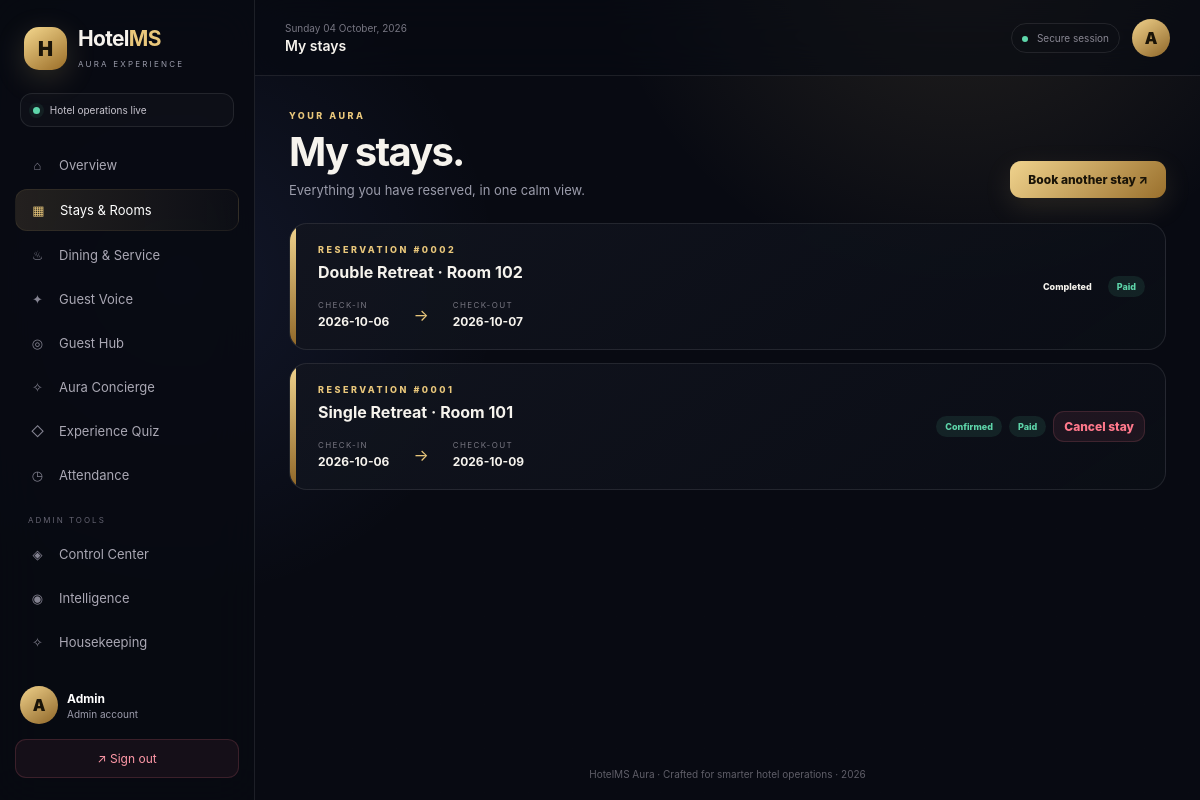
/booking/my-bookings (signed in), run on the app's committed database.
### models.py (models this page shows, shortened)
class User(UserMixin, db.Model):
    id = db.Column(db.Integer, primary_key=True)
    name = db.Column(db.String(120), nullable=False)
    email = db.Column(db.String(120), unique=True, nullable=False)
    password_hash = db.Column(db.String(255), nullable=False)
    role = db.Column(db.String(20), nullable=False, default="guest")
    created_at = db.Column(db.DateTime, default=datetime.utcnow)

class Booking(db.Model):
    id = db.Column(db.Integer, primary_key=True)
    guest_id = db.Column(db.Integer, db.ForeignKey("user.id"), nullable=False)
    room_id = db.Column(db.Integer, db.ForeignKey("room.id"), nullable=False)
    check_in = db.Column(db.Date, nullable=False)
    check_out = db.Column(db.Date, nullable=False)
    payment_status = db.Column(db.String(20), default="pending")  # pending, paid
    status = db.Column(db.String(20), default="confirmed")  # confirmed, cancelled, completed
    created_at = db.Column(db.DateTime, default=datetime.utcnow)
    guest = db.relationship("User", backref="bookings")
    room = db.relationship("Room", backref="bookings")

class Room(db.Model):
    id = db.Column(db.Integer, primary_key=True)
    room_number = db.Column(db.String(10), unique=True, nullable=False)
    room_type = db.Column(db.String(50), nullable=False)  # Single, Double, Suite
    price_per_night = db.Column(db.Float, nullable=False)
    status = db.Column(db.String(20), default="available")  # available, booked, maintenance

### routes/booking_routes.py (the view)
@booking_bp.route("/my-bookings")
@login_required
def my_bookings():
    bookings = Booking.query.filter_by(guest_id=current_user.id).order_by(Booking.created_at.desc()).all()
    return render_template("booking/my_bookings.html", bookings=bookings)

### templates/booking/my_bookings.html (shortened to what this page needs)
{% extends "base.html" %}
{% block pagetitle %}My stays{% endblock %}
{% block content %}
<div class="page-intro"><div><span class="eyebrow">YOUR AURA</span><h1>My stays.</h1><p>Everything you have reserved, in one calm view.</p></div><a href="{{ url_for('booking.rooms') }}" class="btn-primary">Book another stay ↗</a></div>
<div class="booking-list">{% for b in bookings %}<article class="booking-card"><div class="booking-accent"></div><div class="booking-main"><span class="eyebrow">RESERVATION #{{ '%04d'|format(b.id) }}</span><h3>{{ b.room.room_type }} Retreat · Room {{ b.room.room_number }}</h3><div class="stay-dates"><div><small>CHECK-IN</small><b>{{ b.check_in }}</b></div><span>→</span><div><small>CHECK-OUT</small><b>{{ b.check_out }}</b></div></div></div><div class="booking-side"><span class="status status-{{ b.status }}">{{ b.status }}</span><span class="status status-{{ b.payment_status }}">{{ b.payment_status }}</span>{% if b.status == 'confirmed' %}{% if b.payment_status == 'pending' %}<form method="POST" action="{{ url_for('booking.pay_booking', booking_id=b.id) }}"><button class="btn-small" type="submit">Mark paid</button></form>{% endif %}<form method="POST" action="{{ url_for('booking.cancel_booking', booking_id=b.id) }}"><button class="btn-small btn-danger" type="submit">Cancel stay</button></form>{% endif %}</div></article>{% else %}<div class="empty-state"><div>✦</div><h2>No stays yet</h2><p>Your next beautiful stay is one click away.</p><a href="{{ url_for('booking.rooms') }}" class="btn-primary">Explore rooms</a></div>{% endfor %}</div>
{% endblock %}

### templates/base.html (shortened to what this page needs)
<!doctype html>
<html lang="en">
<head>
    <link rel="stylesheet" href="{{ url_for('static', filename='css/style.css') }}">
</head>
<body class="{% if current_user.is_authenticated %}app-shell{% else %}auth-shell{% endif %}">
{% if current_user.is_authenticated %}
<aside class="sidebar" id="sidebar">
    <div class="brand">
        <div class="brandmark">H</div>
        <div><h2>Hotel<span>MS</span></h2><small>AURA EXPERIENCE</small></div>
    </div>
    <div class="welcome-mini"><span class="pulse"></span> Hotel operations live</div>
    <nav class="nav">
        <a href="{{ url_for('auth.dashboard') }}" class="{{ 'active' if request.endpoint == 'auth.dashboard' }}"><i>⌂</i> Overview</a>
        <a href="{{ url_for('booking.rooms') }}" class="{{ 'active' if request.blueprint == 'booking' }}"><i>▦</i> Stays & Rooms</a>
        <a href="{{ url_for('service.menu') }}" class="{{ 'active' if request.blueprint == 'service' }}"><i>♨</i> Dining & Service</a>
        <a href="{{ url_for('review.list_reviews') }}" class="{{ 'active' if request.blueprint == 'review' }}"><i>✦</i> Guest Voice</a>
        <a href="{{ url_for('advanced.guest_hub') }}" class="{{ 'active' if request.endpoint == 'advanced.guest_hub' }}"><i>◎</i> Guest Hub</a>
        <a href="{{ url_for('advanced.concierge') }}" class="{{ 'active' if request.endpoint == 'advanced.concierge' }}"><i>✧</i> Aura Concierge</a>
        <a href="{{ url_for('quiz.quiz_home') }}" class="{{ 'active' if request.blueprint == 'quiz' }}"><i>◇</i> Experience Quiz</a>
        {% if current_user.role in ['teacher', 'admin'] %}
        <a href="{{ url_for('attendance.mark_attendance') }}" class="{{ 'active' if request.blueprint == 'attendance' }}"><i>◷</i> Attendance</a>
        {% elif current_user.role == 'student' %}
        <a href="{{ url_for('attendance.my_attendance') }}" class="{{ 'active' if request.blueprint == 'attendance' }}"><i>◷</i> My Attendance</a>
        {% endif %}
        {% if current_user.role == 'admin' %}
        <div class="nav-label">ADMIN TOOLS</div>
        <a href="{{ url_for('admin.control') }}" class="{{ 'active' if request.blueprint == 'admin' }}"><i>◈</i> Control Center</a>
        <a href="{{ url_for('advanced.analytics') }}" class="{{ 'active' if request.endpoint == 'advanced.analytics' }}"><i>◉</i> Intelligence</a>
        <a href="{{ url_for('housekeeping.board') }}" class="{{ 'active' if request.blueprint == 'housekeeping' }}"><i>✧</i> Housekeeping</a>
        <a href="{{ url_for('quiz.manage_questions') }}"><i>⚙</i> Quiz Control</a>
        {% endif %}
    </nav>
    <div class="sidebar-bottom">
        <div class="mini-profile"><div class="avatar">{{ current_user.name[0]|upper }}</div><div><strong>{{ current_user.name }}</strong><small>{{ current_user.role|capitalize }} account</small></div></div>
        <a class="logout" href="{{ url_for('auth.logout') }}">↗ Sign out</a>
    </div>
</aside>
<main class="main">
    <header class="topbar">
        <div class="top-left"><button class="menu" id="menuBtn">☰</button><div><div class="date" id="date"></div><h3>{% block pagetitle %}Welcome back{% endblock %}</h3></div></div>
        <div class="top-right"><div class="top-status"><span></span> Secure session</div><div class="avatar">{{ current_user.name[0]|upper }}</div></div>
    </header>
    <section class="content">
{% else %}
<main class="auth-wrapper">
{% endif %}
    {% block content %}{% endblock %}
{% if current_user.is_authenticated %}
    </section>
    <footer>HotelMS Aura · Crafted for smarter hotel operations · 2026</footer>
</main>
{% else %}
</main>
{% endif %}
</body>
</html>

### data on the page
User: name "A", name "Admin", role "Admin"
Booking: id "0002", room.room_type "Double", room.room_number "102", check_in "2026-10-06", check_out "2026-10-07", status "Completed", payment_status "Paid"
Booking: id "0001", room.room_type "Single", room.room_number "101", check_in "2026-10-06", check_out "2026-10-09", status "Confirmed", payment_status "Paid"
